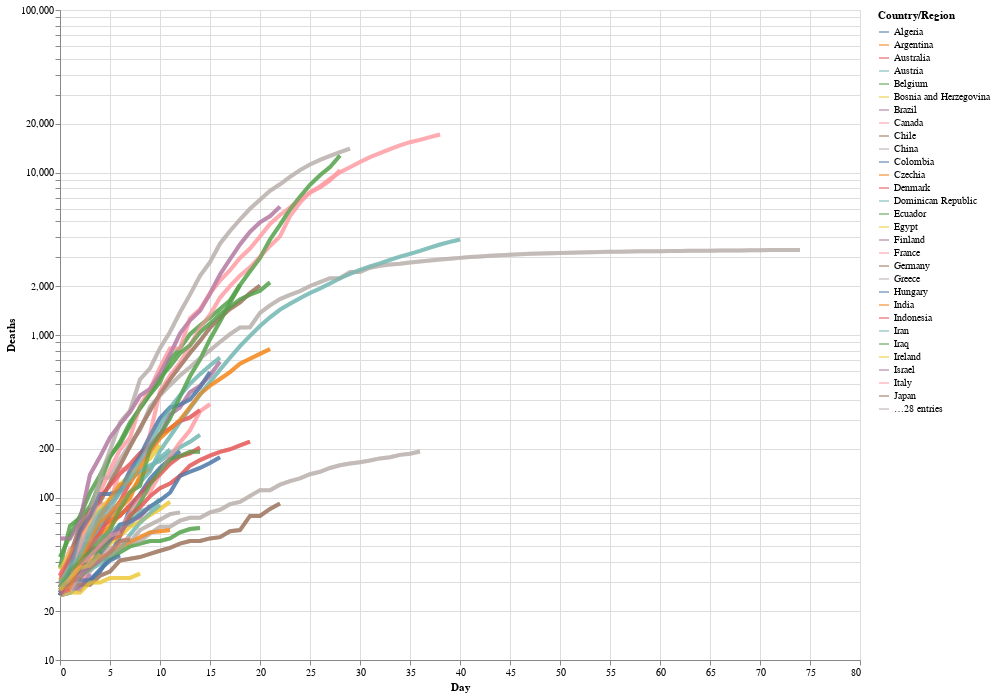

Notebook code for this chart:
### Markdown cell above
It's great that we could add that useful hover tooltip with one line of code `tooltip=['Country/Region', 'Day','Deaths']`, particularly as it adds such information rich interaction to the chart.
One useful aspect of the NYTimes chart was that, when you hovered over a particular curve, it made it stand out against the other. We're going to do something similar here: in the resulting chart, when you click on a curve, the others turn grey.

**Note:** When first attempting to build this chart, I discovered [here](https://github.com/altair-viz/altair/issues/1552) that "multiple conditional values in one encoding are not allowed by the Vega-Lite spec," which is what Altair uses. For this reason, we build the chart, then an overlay, and then combine them.

### Code cell
# Selection tool
selection = ___
# Color change when clicked
color = ___


# Base altair plot 
base = alt.Chart(deaths_long).mark_line(strokeWidth=4, opacity=0.7).encode(
    x=alt.X('Day'),
    y=alt.Y('Deaths', scale=alt.Scale(type='log')),
    color='Country/Region',
    tooltip=['Country/Region', 'Day','Deaths']
).properties(
    width=800,
    height=650
)

# Chart
chart = ___

# Overlay
overlay = base.encode(
    color='Country/Region',
  opacity=alt.value(0.5),
  tooltip=['Country/Region:N', 'Name:N']
).transform_filter(
  selection
)

# Sum em up!
___

### Figure 1 — Vega-Lite specification as saved in the notebook (floating-point values rounded to 4 significant figures; data arrays with more than 128 entries replaced by an {"elided": "..."} marker saying what was removed)
{"config": {"view": {"continuousWidth": 400, "continuousHeight": 300}}, "layer": [{"mark": {"type": "line", "opacity": 0.7, "strokeWidth": 4}, "encoding": {"color": {"condition": {"type": "nominal", "field": "Country/Region", "selection": "selector001"}, "value": "lightgray"}, "tooltip": [{"type": "nominal", "field": "Country/Region"}, {"type": "quantitative", "field": "Day"}, {"type": "quantitative", "field": "Deaths"}], "x": {"type": "quantitative", "field": "Day"}, "y": {"type": "quantitative", "field": "Deaths", "scale": {"type": "log"}}}, "height": 650, "selection": {"selector001": {"type": "single", "fields": ["Country/Region"]}}, "width": 800}, {"mark": {"type": "line", "opacity": 0.7, "strokeWidth": 4}, "encoding": {"color": {"type": "nominal", "field": "Country/Region"}, "opacity": {"value": 0.5}, "tooltip": [{"type": "nominal", "field": "Country/Region"}, {"type": "nominal", "field": "Name"}], "x": {"type": "quantitative", "field": "Day"}, "y": {"type": "quantitative", "field": "Deaths", "scale": {"type": "log"}}}, "height": 650, "transform": [{"filter": {"selection": "selector001"}}], "width": 800}], "data": {"name": "data-4991a3f3f81bfe9b58b1463d62bb5819"}, "$schema": "https://vega.github.io/schema/vega-lite/v4.8.1.json", "datasets": {"data-4991a3f3f81bfe9b58b1463d62bb5819": {"elided": "4389 records"}}}
